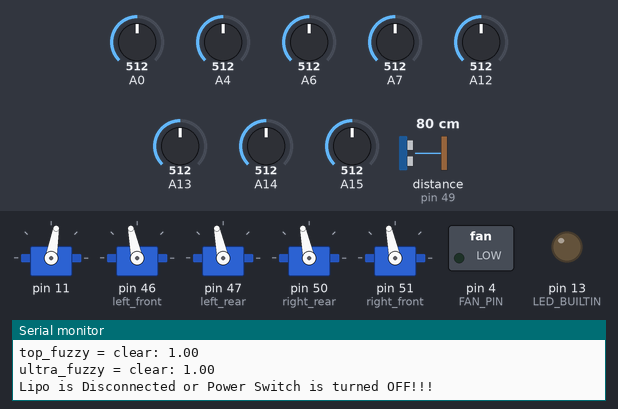
Bench run of a sketch on a simulated Arduino Mega 2560, built with avr-gcc and run on an emulated ATmega2560. Shown: 5 × servo, switched loads named in the sketch (green lamp = pin HIGH), output pins drawn as LEDs (lit = HIGH), the last lines printed to the serial monitor. Wiring (inferred from the names in the program): ultrasonic range finder: trigger pin 48; echo pin 49. The test bench sets the inputs (shaded band); at power-on: distance to the obstacle (sensor on pin 49) 80 cm, A0 = 512, A14 = 512, A4 = 512, A6 = 512, A7 = 512, A12 = 512, A13 = 512, A15 = 512. The echo pulse lasts 58.3 µs per cm; pins used as bus, display or sensor lines are not drawn.

Above: at 2.25 s.
2.3 s: distance to the obstacle (sensor on pin 49) set to 19 cm
At 3.29 s:
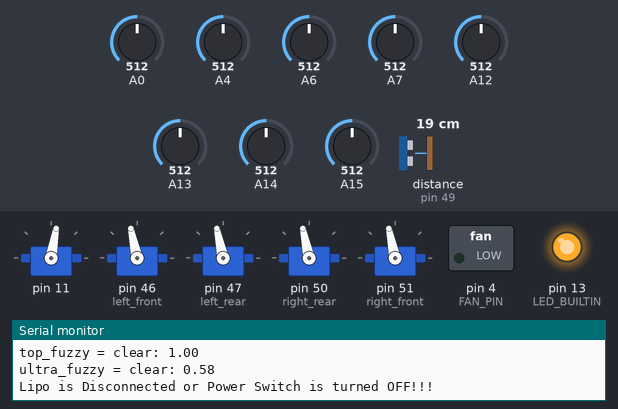
5.3 s: distance to the obstacle (sensor on pin 49) set to 15 cm
8.3 s: A0 set to 301
11.0 s: A0 set to 276
At 13.05 s:
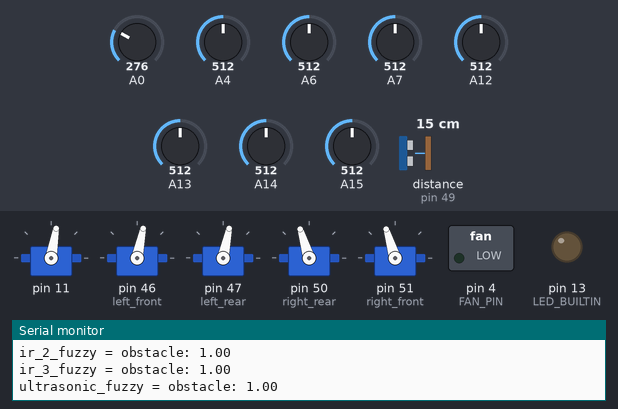
14.0 s: A14 set to 306
At 16.6 s:
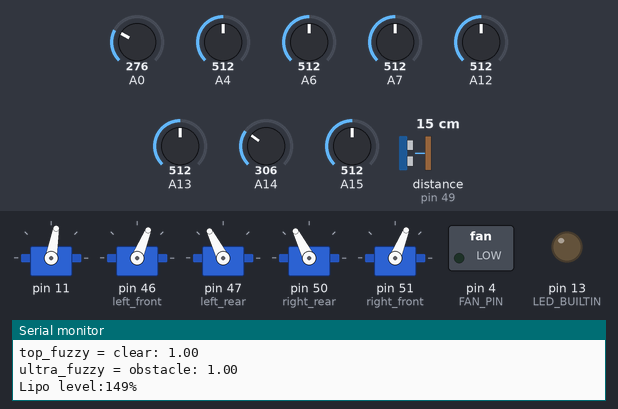
17.0 s: A4 set to 150
At 17.5 s:
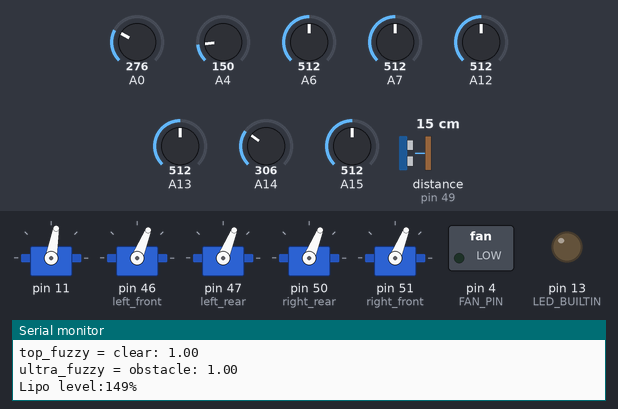
Timing chart, 0 to 21.0 s (numbered marks = the images above; inputs shaded):
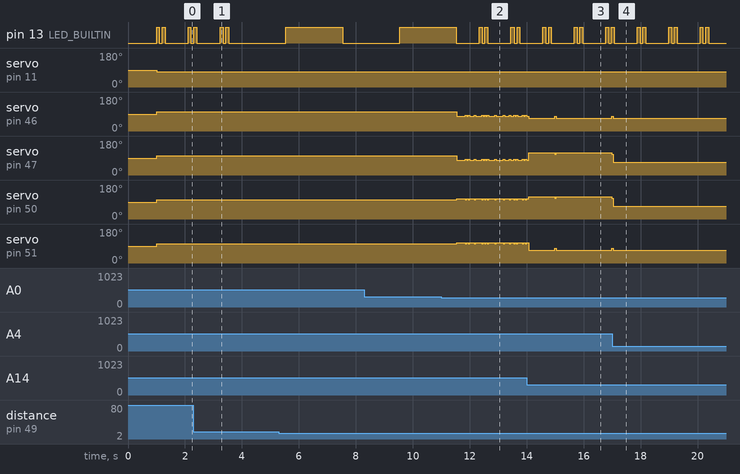

Measured:
- the behaviour switches between 291 and 290 on A0 (found by bisection; images 1 and 2)
- after the input at 17.0 s, servo on pin 46 (left_front), servo on pin 51 (right_front): goes on until 17.0 s, then stays 68°
- by itself, pin 13 (LED_BUILTIN): repeats every 1.1 s: HIGH 0.10 s, LOW 0.10 s, HIGH 0.10 s, LOW 0.80 s

The sketch:

Main.ino
```cpp
/*
  Hardware:
    Arduino Mega2560 https://www.arduino.cc/en/Guide/ArduinoMega2560
    Ultrasonic Sensor - HC-SR04 https://www.sparkfun.com/products/13959
    Infrared Proximity Sensor - Sharp https://www.sparkfun.com/products/242
    Infrared Proximity Sensor Short Range - Sharp https://www.sparkfun.com/products/12728
    Servo - Generic (Sub-Micro Size) https://www.sparkfun.com/products/9065
    Vex Motor Controller 29 https://www.vexrobotics.com/276-2193.html
    Vex Motors https://www.vexrobotics.com/motors.html
    Turnigy nano-tech 2200mah 2S https://hobbyking.com/en_us/turnigy-nano-tech-2200mah-2s-25-50c-lipo-pack.html
*/

#include <SoftwareSerial.h>
#include <math.h>
#include <Servo.h>  //Need for Servo pulse output
#include "PID_class.h"
#include "Fuzzy_Output_Struct.h"
#include "Sensors_class.h"
#include "Turret_class.h"

//#define NO_BATTERY_V_OK //Uncomment of BATTERY_V_OK if you do not care about battery damage.
#define DISP_READINGS 1
#define BLUETOOTH 0
#define SAMPLING_TIME 50 //ms , operate at 20Hz
#define GYRO_READING analogRead(A3)
#define IR_1_READING analogRead(A4)
#define IR_2_READING analogRead(A6)
#define IR_3_READING analogRead(A7)
#define PT_TOPREADING analogRead(A12)
#define PT_LEFT_READING analogRead(A13)
#define PT_MID_READING analogRead(A14)
#define PT_RIGHT_READING analogRead(A15)

#define GYRO_TARGET_ANGLE 90
#define ULTRASONIC_MOVE_THRESH 50

static int count = 0;


//machine states
enum STATE {
  INITIALISING,
  RUNNING,
  STOPPED
};

//-------------------------------------------GYRO VARIABLES--------------------------------------------------------
static float gyroSupplyVoltage = 5;    // supply voltage for gyro
static float gyroZeroVoltage = 0;      // the value of voltage when gyro is zero
static float gyroSensitivity = 0.007;  // gyro sensitivity unit is (v/degree/second) get from datasheet
static float rotationThreshold = 1.5;  // because of gyro drifting, defining rotation angular velocity  less than                                                        // this value will not be ignored
static float gyroRate = 0;             // read out value of sensor in voltage
static float currentAngle = 0;         // current angle calculated by angular velocity integral on

//------------------Fuzzy outputs-------------------------
Fuzzy_output ir_1_fuzzy;
Fuzzy_output ir_2_fuzzy;
Fuzzy_output ir_3_fuzzy;
Fuzzy_output ultrasonic_fuzzy;
Fuzzy_output PT_left_fuzzy;
Fuzzy_output PT_mid_fuzzy;
Fuzzy_output PT_right_fuzzy;
Fuzzy_output PT_top_fuzzy;
//-----------------------------------------------------

//-----------------Default motor control pins--------------
const byte left_front = 46;
const byte left_rear = 47;
const byte right_rear = 50;
const byte right_front = 51;
//---------------------------------------------------------------------------------------------------------

//---------------Fan pins----------
boolean toggle = false;
int FAN_PIN = 4;
//------------------------------------

//-----------Ultrasonic pins--------------------------------------------------------
const int TRIG_PIN = 48;
const int ECHO_PIN = 49;

// Anything over 400 cm (23200 us pulse) is "out of range".
// Hint:If you decrease to this the ranging sensor but the timeout is short, you may not need to read up to 4meters.
const unsigned int MAX_DIST = 23200;
//--------------------------------------------------------------------------------------------------------------

//---------------------------------------------- SENSOR OBJECTS -------------------------------------------------------------
Infrared IR_1(A4, 25325, -1.048); //Infrared(pin,A,beta)
Infrared IR_2(A6, 25610, -1.032);
Infrared IR_3(A7, 2000000, -1.795);
Phototransistor PT_Mid(A14, 79.992, 156.79); //Phototransistor(pin,A,B)
Phototransistor PT_Left(A13, 79.992, 156.79);
Phototransistor PT_Right(A15, 79.992, 156.79);
Phototransistor PT_Top(A12, 79.992, 156.79);
Ultrasonic Ultrasonic(ECHO_PIN, TRIG_PIN);
//-----------------------------------------------------------------------------------------

//----------------------Servo Objects---------------------------------------------------------------------------
Servo left_font_motor;  // create servo object to control Vex Motor Controller 29
Servo left_rear_motor;  // create servo object to control Vex Motor Controller 29
Servo right_rear_motor;  // create servo object to control Vex Motor Controller 29
Servo right_font_motor;  // create servo object to control Vex Motor Controller 29
Turret turret_motor(25);
//-----------------------------------------------------------------------------------------------------------

#if BLUETOOTH
SoftwareSerial hc06(2, 3);
SoftwareSerial *SerialCom;
#else
HardwareSerial *SerialCom;
#endif

int pos = 0;
void setup(void)
{

  turret_motor.Attach(11);
  pinMode(LED_BUILTIN, OUTPUT);

  // The Trigger pin will tell the sensor to range find
  pinMode(TRIG_PIN, OUTPUT);
  digitalWrite(TRIG_PIN, LOW);

  //Trigger pin for fan
  pinMode(FAN_PIN, OUTPUT);
  digitalWrite(FAN_PIN, LOW);

  // Setup the Serial port and pointer, the pointer allows switching the debug info through the USB port(Serial) or Bluetooth port(Serial1) with ease.
#if BLUETOOTH
  SerialCom = &hc06;
#else
  SerialCom = &Serial;
#endif
  SerialCom->begin(115200);
  SerialCom->println("Setup....");
  delay(1000); //settling time
}

void loop(void)
{
  static STATE machine_state = INITIALISING;

  switch (machine_state) {
    case INITIALISING:
      machine_state = initialising();
      break;
    case RUNNING: //includes Lipo Battery check
      machine_state =  running();
      break;
    case STOPPED: //Stop of Lipo Battery voltage is too low, to protect Battery
      machine_state =  stopped();
      break;
  };
}


//--------------- MACHINE STATES------------------------------

STATE initialising() {
  //initialising
  SerialCom->println("INITIALISING....");
  SerialCom->println("Enabling Motors...");
  enable_motors();
  turret_motor.Write(80);
  return RUNNING;
}


STATE running() {

  static unsigned long previous_millis_1;
  static unsigned long previous_millis_2;

  fast_flash_double_LED_builtin();

  //main loop
  if (millis() - previous_millis_1 > SAMPLING_TIME) {
    if (count == 2){
      return STOPPED;
    }
    previous_millis_1 = millis();
    fuzzify_ir_1();
    fuzzify_ir_2();
    fuzzify_ir_3();
    fuzzify_ultrasonic();
    fuzzify_pt_mid();
    fuzzify_pt_left();
    fuzzify_pt_right();
    fuzzify_pt_top();
    run_inference();
    fan_control();
  }

  //debug loop
  if (millis() - previous_millis_2 > 500) {
    previous_millis_2 = millis();
    fuzzify_ir_1();
    fuzzify_ir_2();
    fuzzify_ir_3();
    fuzzify_ultrasonic();
    fuzzify_pt_mid();
    fuzzify_pt_left();
    fuzzify_pt_right();
    fuzzify_pt_top();
#if DISP_READINGS
    SerialCom->print("ir_1_fuzzy = ");
    SerialCom->print(ir_1_fuzzy.set + ": ");
    SerialCom->println(ir_1_fuzzy.value);
    SerialCom->print("ir_2_fuzzy = ");
    SerialCom->print(ir_2_fuzzy.set + ": ");
    SerialCom->println(ir_2_fuzzy.value);
    SerialCom->print("ir_3_fuzzy = ");
    SerialCom->print(ir_3_fuzzy.set + ": ");
    SerialCom->println(ir_3_fuzzy.value);
    SerialCom->print("ultrasonic_fuzzy = ");
    SerialCom->print(ultrasonic_fuzzy.set + ": ");
    SerialCom->println(ultrasonic_fuzzy.value);
    SerialCom->println();
    SerialCom->print("mid_fuzzy = ");
    SerialCom->print(PT_mid_fuzzy.set + ": ");
    SerialCom->println(PT_mid_fuzzy.value);
    SerialCom->println();
    SerialCom->print("left_fuzzy = ");
    SerialCom->print(PT_left_fuzzy.set + ": ");
    SerialCom->println(PT_left_fuzzy.value);
    SerialCom->println();
    SerialCom->print("right_fuzzy = ");
    SerialCom->print(PT_right_fuzzy.set + ": ");
    SerialCom->println(PT_right_fuzzy.value);
    SerialCom->println();
    SerialCom->print("top_fuzzy = ");
    SerialCom->print(PT_top_fuzzy.set + ": ");
    SerialCom->println(PT_top_fuzzy.value);
    SerialCom->println();
    SerialCom->print("ultra_fuzzy = ");
    SerialCom->print(ultrasonic_fuzzy.set + ": ");
    SerialCom->println(ultrasonic_fuzzy.value);
    SerialCom->println();
#endif

#ifndef NO_BATTERY_V_OK
    if (!is_battery_voltage_OK()) return STOPPED;
#endif


  }

  return RUNNING;
}


//Stop of Lipo Battery voltage is too low, to protect Battery
STATE stopped() {
  static byte counter_lipo_voltage_ok;
  static unsigned long previous_millis;
  int Lipo_level_cal;
  count = 0;
  disable_motors();
  slow_flash_LED_builtin();

  if (millis() - previous_millis > SAMPLING_TIME) { //print massage every 500ms
    previous_millis = millis();
    SerialCom->println("STOPPED---------");

    SerialCom->print("left = ");
    SerialCom->println(PT_Left.get_raw_reading());
    SerialCom->print("right = ");
    SerialCom->println(PT_Right.get_raw_reading());
    SerialCom->print("mid = ");
    SerialCom->println(PT_Mid.get_raw_reading());
    SerialCom->print("top = ");
    SerialCom->println(PT_Top.get_raw_reading());
    SerialCom->print("ir_3_fuzzy = ");
    SerialCom->print(IR_3.get_dist());
    SerialCom->print("ultrasonic = ");
    SerialCom->println(Ultrasonic.get_dist());

#ifndef NO_BATTERY_V_OK
    //500ms timed if statement to check lipo and output speed settings
    if (is_battery_voltage_OK()) {
      SerialCom->print("Lipo OK waiting of voltage Counter 10 < ");
      SerialCom->println(counter_lipo_voltage_ok);
      counter_lipo_voltage_ok++;
      if (counter_lipo_voltage_ok > 10) { //Making sure lipo voltage is stable
        counter_lipo_voltage_ok = 0;
        enable_motors();
        SerialCom->println("Lipo OK returning to RUN STATE");
        return RUNNING;
      }
    } else
    {
      counter_lipo_voltage_ok = 0;
    }
#endif
  }
  return STOPPED;
}
```

Fuzzy.ino
```cpp
String dir = "cw";

void fuzzify_ir_1() {
  double fuzzy, obstacle, clear;
  double reading = IR_1.get_dist();
  if (reading > 100) {
    obstacle = 0;
    clear = 1;
  }
  else if (reading < 50) {
    obstacle = 1;
    clear = 0;
  }
  else {
    clear = (reading - 50) / 50;
    obstacle = 1 - clear;
  }

  if (obstacle > clear) {
    ir_1_fuzzy.set = "obstacle";
    ir_1_fuzzy.value = obstacle;
  }
  else {
    ir_1_fuzzy.set = "clear";
    ir_1_fuzzy.value = clear;
  }
}

//--------------------------------------------------------------------

void fuzzify_ir_2() {
  double fuzzy, obstacle, clear;
  double reading = IR_2.get_dist();
  if (reading > 100) {
    obstacle = 0;
    clear = 1;
  }
  else if (reading < 50) {
    obstacle = 1;
    clear = 0;
  }
  else {
    clear = (reading - 50) / 50;
    obstacle = 1 - clear;
  }

  if (obstacle > clear) {
    ir_2_fuzzy.set = "obstacle";
    ir_2_fuzzy.value = obstacle;
  }
  else {
    ir_2_fuzzy.set = "clear";
    ir_2_fuzzy.value = clear;
  }
}

//--------------------------------------------------------------------

void fuzzify_ir_3() {
  double fuzzy, obstacle, clear;
  double reading = IR_3.get_dist();
  if (reading > 100) {
    obstacle = 0;
    clear = 1;
  }
  else if (reading < 50) {
    obstacle = 1;
    clear = 0;
  }
  else {
    clear = 1 - (reading - 50) / 50;
    obstacle = 1 - clear;
  }

  if (obstacle > clear) {
    ir_3_fuzzy.set = "obstacle";
    ir_3_fuzzy.value = obstacle;
  }
  else {
    ir_3_fuzzy.set = "clear";
    ir_3_fuzzy.value = clear;
  }
}
//--------------------------------------------------------------

void fuzzify_ultrasonic() {
  double fuzzy, obstacle, clear;
  double reading = Ultrasonic.get_dist();
  if (reading > 300) {
    obstacle = 0;
    clear = 1;
  }
  else if (reading < 150) {

    obstacle = 1;
    clear = 0;
  }
  else {
    clear = (reading - 100) / 150;
    obstacle = 1 - clear;
  }

  if (obstacle > clear) {
    ultrasonic_fuzzy.set = "obstacle";
    ultrasonic_fuzzy.value = obstacle;
  }
  else {
    ultrasonic_fuzzy.set = "clear";
    ultrasonic_fuzzy.value = clear;
  }
}

//-----------------------------------------------------

void fuzzify_pt_left() {
  double fuzzy, light, clear;
  double reading = PT_Left.get_raw_reading();
  if (reading > 600) {
    light = 0;
    clear = 1;
  }
  else if (reading < 50) {
    light = 1;
    clear = 0;
  }
  else {
    clear = (reading - 50) / 550;
    light = 1 - clear;
  }

  if (light > clear) {
    PT_left_fuzzy.set = "light";
    PT_left_fuzzy.value = light;
  }
  else {
    PT_left_fuzzy.set = "clear";
    PT_left_fuzzy.value = clear;
  }
}

//------------------------------------------------------

void fuzzify_pt_mid() {
  double fuzzy, light, clear;
  double reading = PT_Mid.get_raw_reading();
  if (reading > 900) {
    light = 0;
    clear = 1;
  }
  else if (reading < 80) {
    light = 1;
    clear = 0;
  }
  else {
    clear = (reading - 80) / 720;
    light = 1 - clear;
  }

  if (light > clear) {
    PT_mid_fuzzy.set = "light";
    PT_mid_fuzzy.value = light;
  }
  else {
    PT_mid_fuzzy.set = "clear";
    PT_mid_fuzzy.value = clear;
  }
}

//------------------------------------------------------

void fuzzify_pt_top() {
  double fuzzy, light, clear;
  double reading = PT_Top.get_raw_reading();
  if (reading < 40) {
    light = 1;
    clear = 0;
  }
  else {
    clear = 1;
    light = 0;
  }

  if (light > clear) {
    PT_top_fuzzy.set = "light";
    PT_top_fuzzy.value = light;
  }
  else {
    PT_top_fuzzy.set = "clear";
    PT_top_fuzzy.value = clear;
  }
}

void fuzzify_pt_right() {
  double fuzzy, light, clear;
  double reading = PT_Right.get_raw_reading();
  if (reading > 600) {
    light = 0;
    clear = 1;
  }
  else if (reading < 50) {
    light = 1;
    clear = 0;
  }
  else {
    clear = (reading - 50) / 550;
    light = 1 - clear;
  }

  if (light > clear) {
    PT_right_fuzzy.set = "light";
    PT_right_fuzzy.value = light;
  }
  else {
    PT_right_fuzzy.set = "clear";
    PT_right_fuzzy.value = clear;
  }
}

//------------------------------------------------------

void run_inference() {


  if (ultrasonic_fuzzy.set == "obstacle" && PT_mid_fuzzy.set == "clear"  && PT_top_fuzzy.set == "clear") {
    turret_motor.Write(80);
    if (toggle == true) {

      count++;
    }
    toggle = false;
    reverse(ultrasonic_fuzzy.value * 150);
  }
  else if (ultrasonic_fuzzy.set == "clear" && ir_1_fuzzy.set == "obstacle" && ir_2_fuzzy.set == "clear") {
    strafe_right(ir_1_fuzzy.value * 250);
  }
  else if (ultrasonic_fuzzy.set == "clear" && ir_1_fuzzy.set == "clear" && ir_2_fuzzy.set == "obstacle") {
    strafe_left(ir_2_fuzzy.value * 250);
  }
  else if (ultrasonic_fuzzy.set == "obstacle" && ir_1_fuzzy.set == "obstacle" && ir_2_fuzzy.set == "clear") {
    cw(ir_1_fuzzy.value * 250);
  }
  else if (ultrasonic_fuzzy.set == "obstacle" && ir_1_fuzzy.set == "clear" && ir_2_fuzzy.set == "obstacle") {
    ccw(ir_2_fuzzy.value * 250);
  }

  //light detect
  else if (PT_top_fuzzy.set == "light" && (PT_mid_fuzzy.set == "light" || PT_left_fuzzy.set == "light" || PT_right_fuzzy.set == "light") && ultrasonic_fuzzy.set == "obstacle") {
    int pos = turret_motor.Track(PT_Mid.get_raw_reading());
    forward(300 * (1 - ultrasonic_fuzzy.value));
    toggle = true;
  }
  else if (PT_mid_fuzzy.set == "light" && PT_top_fuzzy.set == "clear" && ultrasonic_fuzzy.set == "obstacle" && ir_2_fuzzy.set == "obstacle") {
    strafe_left(ultrasonic_fuzzy.value * 250);
  }
  else if (PT_mid_fuzzy.set == "light" && PT_top_fuzzy.set == "clear" && ultrasonic_fuzzy.set == "obstacle" && ir_1_fuzzy.set == "obstacle") {
    strafe_right(ultrasonic_fuzzy.value * 250);
  }
  else if (PT_mid_fuzzy.set == "light" && PT_top_fuzzy.set == "clear" && ultrasonic_fuzzy.set == "clear" && ir_1_fuzzy.set == "clear" && ir_2_fuzzy.set == "clear") {
    forward(150);
  }
  else if (PT_mid_fuzzy.set == "light" && PT_top_fuzzy.set == "clear" && ultrasonic_fuzzy.set == "obstacle" && ir_1_fuzzy.set == "clear"  && ir_2_fuzzy.set == "clear") {
    strafe_left(250);
  }

  else if (PT_left_fuzzy.set == "light" && ultrasonic_fuzzy.set == "clear") {
    ccw(PT_left_fuzzy.value * 150);
    dir = "ccw";
  }
  else if (PT_right_fuzzy.set == "light" && ultrasonic_fuzzy.set == "clear") {
    cw(PT_right_fuzzy.value * 150);
    dir = "cw";
  }

  else {
    if (dir == "ccw") {
      ccw(100);
    }
    else {
      cw(100);
    }
  }

}
```

Fuzzy_Output_Struct.h
```cpp
struct Fuzzy_output{
  String set;
  double value;
};
```

PID_class.h
```cpp
class PID{
  private:
  String sensor;
  float Kp, Ki, Kd;
  int limMin, limMax;
  int integrator, prevError, differentiator, prevMeasurement;
  int Ts;  //sampling time
  int tau; // derivative low pass filter time constant (1/2*pi*Fcutoff)  in ms
  int out;

  public:
  PID(float Kp, float Ki, float Kd, int limMin, int limMax);
  int PID_update(int target, int measurement);

};

PID::PID(float Kp, float Ki, float Kd, int limMin, int limMax){
  this->Kp = Kp;
  this->Ki = Ki;
  this->Kd = Kd;
  this->Ts = 50;    //sampling time 20ms
  this->tau = 64;  // 10Hz cutoff
  this->limMin = limMin;
  this->limMax = limMax;
  this->integrator = 0;
  this->prevError = 0;
  this->differentiator = 0;
  this->prevMeasurement = 0;
  this->out = 0;
}

int PID::PID_update(int target, int measurement){
  int error;
  if(abs(target - measurement) > 1){
    error = target - measurement;
  }
  else{
    error = 0;
  }
  float proportional = Kp * error;
  integrator += 0.5f * Ki * Ts * (error + prevError);

  //integrator dynamic clamp
  float limMaxIntegrator, limMinIntegrator;

  if(limMax > proportional){
    limMaxIntegrator = limMax - proportional;
  }
  else{
    limMaxIntegrator = 0.0f;
  }

  if(limMin < proportional){
    limMinIntegrator = limMin - proportional;
  }
  else{
    limMinIntegrator = 0.0f;
  }

  //clamp integrator
  if(integrator > limMaxIntegrator){
    integrator = limMaxIntegrator;
  }
  if(integrator < limMinIntegrator){
    integrator = limMinIntegrator;
  }

  differentiator = (2.0f * Kd * (measurement - prevMeasurement) + (2.0f * tau - Ts) * differentiator)
                 / (2.0f * tau + Ts);


  out = proportional + integrator + differentiator;

  //clamp output
  if(out > limMax){
    out = limMax;
  }
  if(out < limMin){
    out = limMin;
  }

  prevError = error;
  prevMeasurement = measurement;


  return out;

}
```

Source omitted: Motor_Movements.ino (3092 bytes), Sensors.ino (3172 bytes), Sensors_class.h (2188 bytes), System_Functions.ino (2107 bytes), Turret_class.h (1148 bytes)
